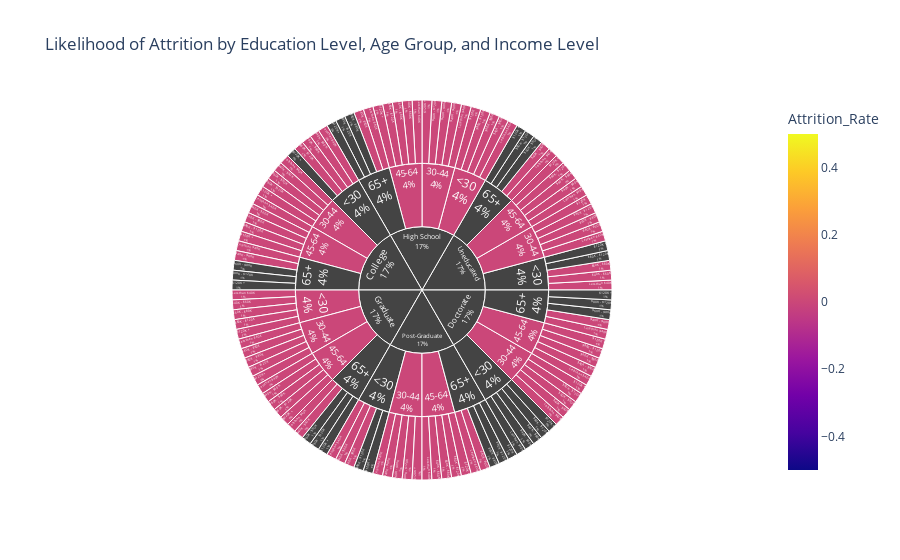

Notebook source saved alongside this figure:
### Code cell
# Group by Education_Level, Age_Group, and Income_Category
grouped = df.groupby(['Education_Level', 'Age_Group', 'Income_Category'])

# Calculate attrition rate for each group
attrition_summary = grouped['Attrition_Flag_Original'].apply(lambda x: (x == 'Attrited').mean() * 100).reset_index(name='Attrition_Rate')
# Create sunburst chart
fig = px.sunburst(
    attrition_summary,
    path=['Education_Level', 'Age_Group', 'Income_Category'],
    #values='Attrition_Rate',
    color=attrition_summary['Attrition_Rate'],
    hover_data={'Attrition_Rate': ':.2f'},
    title='Likelihood of Attrition by Education Level, Age Group, and Income Level'
)
fig.update_traces(textinfo='label+percent entry')
fig.show()

### Figure 1 — Plotly figure (JSON) as saved in the notebook; plotly's stock layout.template omitted (floating-point values rounded to 4 significant figures; data arrays with more than 128 entries replaced by an {"elided": "..."} marker saying what was removed)
{"data": [{"branchvalues": "total", "customdata": {"elided": "150x1 int values"}, "domain": {"x": [0, 1], "y": [0, 1]}, "hovertemplate": "labels=%{label}<br>count=%{value}<br>parent=%{parent}<br>id=%{id}<br>Attrition_Rate=%{color:.2f}<extra></extra>", "ids": {"elided": "150 str values"}, "labels": {"elided": "150 str values"}, "marker": {"coloraxis": "coloraxis", "colors": {"elided": "150 int values"}}, "name": "", "parents": {"elided": "150 str values"}, "textinfo": "label+percent entry", "type": "sunburst", "values": {"elided": "150 int values"}}], "layout": {"coloraxis": {"colorbar": {"title": {"text": "Attrition_Rate"}}, "colorscale": [[0, "#0d0887"], [0.1111, "#46039f"], [0.2222, "#7201a8"], [0.3333, "#9c179e"], [0.4444, "#bd3786"], [0.5556, "#d8576b"], [0.6667, "#ed7953"], [0.7778, "#fb9f3a"], [0.8889, "#fdca26"], [1, "#f0f921"]]}, "legend": {"tracegroupgap": 0}, "title": {"text": "Likelihood of Attrition by Education Level, Age Group, and Income Level"}}}
